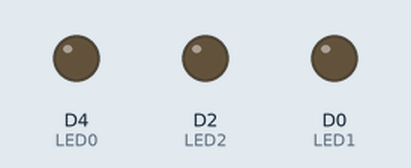
Recording of a sketch running on a simulated ESP8266 (NodeMCU). On the bench: output pins drawn as LEDs (lit = HIGH). WiFi joins after 1.5 s; servers stay silent unless stated; network time is answered at once with the bench clock; the local clock reads 2024-03-15 10:24:30 at power-on unless the sketch sets it; what the sketch prints to the serial monitor is not drawn.

Above: at 0.1 s.
At 4.8 s:
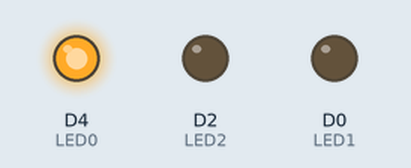
Timing chart, 0 to 6.5 s (numbered marks = the images above):
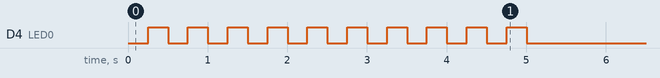

The sketch:

TakeOneClient.ino
```cpp
//------------------------------------------------------------------------------------
// Libraries Needed For This Project
//------------------------------------------------------------------------------------
  #include <Wire.h>           // To Be Able To Use Sensors Like IMU9050
  #include <EEPROM.h>         // To Be Able To Store & Read Data Between Power Off
  #include <ESP8266WiFi.h>    // The Basic Function Of The ESP NOD MCU
  #include <WiFiUdp.h>
  #include <NTPClient.h>
//------------------------------------------------------------------------------------
// Defining I/O Pins
//------------------------------------------------------------------------------------
  #define       LED0      2         // WIFI Module LED
  #define       LED1      D0        // Indicate Connectivity With Client #1
  #define       LED2      D2        // Indicate Connectivity With Client #2
  #define       BUTTON    D1        // Connectivity ReInitiate Button
//------------------------------------------------------------------------------------
// BUTTON Variables
//------------------------------------------------------------------------------------
  int           ButtonState;
  int           LastButtonState   = LOW;
  int           LastDebounceTime  = 0;
  int           DebounceDelay     = 50;
  const String  ESP_ID       = "ESP_02";
//------------------------------------------------------------------------------------
// LED Delay Variables
//------------------------------------------------------------------------------------
  int           LEDState          = LOW;
  unsigned long CurrMillis        = 0;
  unsigned long PrevMillis        = 0;
  unsigned long Interval          = 1000;
//------------------------------------------------------------------------------------
// WIFI Authentication Variables
//------------------------------------------------------------------------------------
/* This Client Is Going To Connect To A WIFI Server Access Point
 * So You Have To Specify Server WIFI SSID & Password In The Code Not Here
 * Please See The Function Below Name (WiFi.Begin)
 * If WIFI dont need Any password Then WiFi.begin("SSIDNAME")
 * If WIFI needs a Password Then WiFi.begin("SSIDNAME", "PASSWORD")
 */
  char*         STA_ssid = "ESP_04";          // Wifi Name
  char*         STA_password = "";        // Wifi Password
//------------------------------------------------------------------------------------
// WIFI Module Role & Port
//------------------------------------------------------------------------------------
/* This WIFI Module Code Works As A Client
 * That Will Connect To A Server WIFI Modul With (IP ADDress 192.168.4.1)
 */
  int             Servidor_Porta  = 9001;
  IPAddress       Servidor(192,168,4,1);
  WiFiClient      Cliente;


  WiFiUDP ntpUDP;

int16_t utc = -3; //UTC -3:00 Brazil
uint32_t currentMillis = 0;
uint32_t previousMillis = 0;

NTPClient timeClient(ntpUDP, "a.st1.ntp.br", utc*3600, 60000);
//====================================================================================

  void setup()
  {
    // Setting The Serial Port ----------------------------------------------
    Serial.begin(115200);           // Computer Communication

    // Setting The Mode Of Pins ---------------------------------------------
    pinMode(LED0, OUTPUT);          // WIFI OnBoard LED Light
    pinMode(LED1, OUTPUT);          // Indicator For Client #1 Connectivity
    pinMode(LED2, OUTPUT);          // Indicator For Client #2 Connectivity
    pinMode(BUTTON, INPUT_PULLUP);  // Initiate Connectivity
    digitalWrite(LED0, !LOW);       // Turn WiFi LED Off

    // Print Message Of I/O Setting Progress --------------------------------
    Serial.println("\nI/O Pins Modes Set .... Done");

    // Starting To Connect --------------------------------------------------
    if(WiFi.status() == WL_CONNECTED)
    {
      WiFi.disconnect();
      WiFi.mode(WIFI_OFF);
      delay(50);
    }

    /* in this part it should load the ssid and password
     * from eeprom they try to connect using them */

    WiFi.mode(WIFI_STA);            // To Avoid Broadcasting An SSID
    WiFi.begin(STA_ssid,STA_password);      // The SSID That We Want To Connect To

    // Printing Message For User That Connetion Is On Process ---------------
    Serial.println("!--- Connecting To " + WiFi.SSID() + " ---!");

    // WiFi Connectivity ----------------------------------------------------
    CheckWiFiConnectivity();        // Checking For Connection

    // Stop Blinking To Indicate Connected ----------------------------------
    digitalWrite(LED0, !HIGH);
    Serial.println("!-- Client Device Connected --!");

    // Printing IP Address --------------------------------------------------
    Serial.println("Connected To      : " + String(WiFi.SSID()));
    Serial.println("Signal Strenght   : " + String(WiFi.RSSI()) + " dBm");
    Serial.print  ("Server IP Address : ");
    Serial.println(Servidor);
    Serial.print  ("Server Port Num   : ");
    Serial.println(Servidor_Porta);
    // Printing MAC Address
    Serial.print  ("Device MC Address : ");
    Serial.println(String(WiFi.macAddress()));
    // Printing IP Address
    Serial.print  ("Device IP Address : ");
    Serial.println(WiFi.localIP());

    // Conecting The Device As A Client -------------------------------------
    TKDRequest();

  timeClient.begin();
  timeClient.update();
  }


void forceUpdate(void) {
  timeClient.forceUpdate();
}

void checkOST(void) {
  currentMillis = millis();//Tempo atual em ms
  //Lógica de verificação do tempo
  if (currentMillis - previousMillis > 1000) {
    previousMillis = currentMillis;    // Salva o tempo atual
    printf("Time Epoch: %d: ", timeClient.getEpochTime());
    Serial.println(timeClient.getFormattedTime());
    String hora =timeClient.getFormattedTime();
    Cliente.println("Time Epoch:  " + (String)hora);
  }
}
//====================================================================================

  void loop()
  {
    checkOST();
    //ReadButton();
    readServer();
  }

//====================================================================================

  /*void ReadButton()
  {
    // Reading The Button
    int reading = digitalRead(BUTTON);

    // If It Doest Match The Previous State
    if(reading != LastButtonState)
    {
      LastDebounceTime = millis();
    }

    // To Iliminate Debounce
    if((millis() - LastDebounceTime) > DebounceDelay)
    {
      if(reading != ButtonState)
      {
        ButtonState = reading;

        if(ButtonState == LOW)
        {
          LEDState    = !digitalRead(LED1);
          digitalWrite(LED1, LEDState);
          Serial.println("<" + ButtonColor + "-SCORED>");
          Cliente.println("<" + ButtonColor + "-SCORED>");
          Cliente.flush();
        }
      }
    }

    // Last Button State Concidered
    LastButtonState = reading;
  }
*/
//====================================================================================

  void CheckWiFiConnectivity()
  {
    while(WiFi.status() != WL_CONNECTED)
    {
      for(int i=0; i < 10; i++)
      {
        digitalWrite(LED0, !HIGH);
        delay(250);
        digitalWrite(LED0, !LOW);
        delay(250);
        Serial.print(".");
      }
      Serial.println("");
    }
  }

//====================================================================================

  void I2C_Begin()
  {
    /* ----------------------------------------------------------------------
     * Setting The I2C Pins SDA, SCL
     * Because We Didnt Specify Any Pins The Defult
     * SDA = D4 <GPIO2>, SCL = D5 <GPIO14> For ESP8266 Dev Kit Node MCU v3
     --------------------------------------------------------------------- */
    // Frequency Of The I2C
    #define TWI_FREQ  400000L       // I2C Frequency Setting To 400KHZ

    // If Ever You Needed To Use Wire I2C
    Wire.begin();                   // Begginning The I2C

    // Setting Up The I2C Of The MPU9250 ------------------------------------
    Wire.setClock(TWI_FREQ);        // Setting The Frequency MPU9250 Require
  }

//====================================================================================

  void TKDRequest()
  {
    // First Make Sure You Got Disconnected
    Cliente.stop();

    // If Sucessfully Connected Send Connection Message
    if(Cliente.connect(Servidor, Servidor_Porta))
    {
      Serial.println    ("<" + ESP_ID + "-CONNECTED>");
      Cliente.println ("<" + ESP_ID + "-CONNECTED>");
    }
  }

//====================================================================================

void readServer() {
  while(Cliente.available()) {
    String message = Cliente.readStringUntil('\r');
    Cliente.flush();
    Serial.println(message);
  }
}
```
